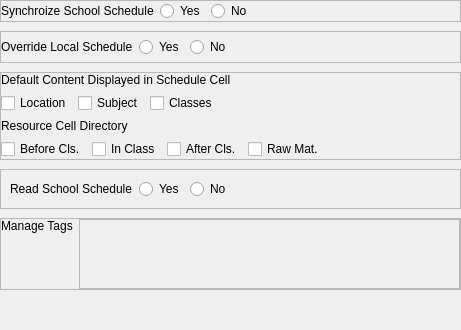
         <widget class="QWidget" name="page_4">
          <layout class="QVBoxLayout" name="verticalLayout_14">
           <property name="spacing">
            <number>9</number>
           </property>
           <property name="leftMargin">
            <number>0</number>
           </property>
           <property name="topMargin">
            <number>0</number>
           </property>
           <property name="rightMargin">
            <number>0</number>
           </property>
           <property name="bottomMargin">
            <number>0</number>
           </property>
           <item>
            <widget class="QFrame" name="frmSSS">
             <property name="styleSheet">
              <string notr="true">token</string>
             </property>
             <property name="frameShape">
              <enum>QFrame::StyledPanel</enum>
             </property>
             <property name="frameShadow">
              <enum>QFrame::Raised</enum>
             </property>
             <layout class="QHBoxLayout" name="horizontalLayout_16">
              <property name="leftMargin">
               <number>0</number>
              </property>
              <property name="topMargin">
               <number>0</number>
              </property>
              <property name="rightMargin">
               <number>0</number>
              </property>
              <property name="bottomMargin">
               <number>0</number>
              </property>
              <item>
               <widget class="QLabel" name="label_16">
                <property name="styleSheet">
                 <string notr="true">key</string>
                </property>
                <property name="text">
                 <string>Synchroize School Schedule</string>
                </property>
               </widget>
              </item>
              <item>
               <widget class="QRadioButton" name="rdo_sync_yes">
                <property name="styleSheet">
                 <string notr="true">checkbox</string>
                </property>
                <property name="text">
                 <string>Yes</string>
                </property>
               </widget>
              </item>
              <item>
               <widget class="QRadioButton" name="rdo_sync_no">
                <property name="styleSheet">
                 <string notr="true">checkbox</string>
                </property>
                <property name="text">
                 <string>No</string>
                </property>
               </widget>
              </item>
              <item>
               <spacer name="horizontalSpacer_10">
                <property name="orientation">
                 <enum>Qt::Horizontal</enum>
                </property>
                <property name="sizeHint" stdset="0">
                 <size>
                  <width>40</width>
                  <height>20</height>
                 </size>
                </property>
               </spacer>
              </item>
             </layout>
            </widget>
           </item>
           <item>
            <widget class="QFrame" name="frmOLS">
             <property name="styleSheet">
              <string notr="true">token</string>
             </property>
             <property name="frameShape">
              <enum>QFrame::StyledPanel</enum>
             </property>
             <property name="frameShadow">
              <enum>QFrame::Raised</enum>
             </property>
             <layout class="QHBoxLayout" name="horizontalLayout_15">
              <property name="leftMargin">
               <number>0</number>
              </property>
              <property name="topMargin">
               <number>5</number>
              </property>
              <property name="rightMargin">
               <number>0</number>
              </property>
              <property name="bottomMargin">
               <number>5</number>
              </property>
              <item>
               <widget class="QLabel" name="label_17">
                <property name="styleSheet">
                 <string notr="true">key</string>
                </property>
                <property name="text">
                 <string>Override Local Schedule</string>
                </property>
               </widget>
              </item>
              <item>
               <widget class="QRadioButton" name="rdo_override_yes">
                <property name="styleSheet">
                 <string notr="true">checkbox</string>
                </property>
                <property name="text">
                 <string>Yes</string>
                </property>
               </widget>
              </item>
              <item>
               <widget class="QRadioButton" name="rdo_override_no">
                <property name="styleSheet">
                 <string notr="true">checkbox</string>
                </property>
                <property name="text">
                 <string>No</string>
                </property>
               </widget>
              </item>
              <item>
               <spacer name="horizontalSpacer_11">
                <property name="orientation">
                 <enum>Qt::Horizontal</enum>
                </property>
                <property name="sizeHint" stdset="0">
                 <size>
                  <width>229</width>
                  <height>20</height>
                 </size>
                </property>
               </spacer>
              </item>
             </layout>
            </widget>
           </item>
           <item>
            <widget class="QFrame" name="frmMis2">
             <property name="styleSheet">
              <string notr="true">token</string>
             </property>
             <property name="frameShape">
              <enum>QFrame::StyledPanel</enum>
             </property>
             <property name="frameShadow">
              <enum>QFrame::Raised</enum>
             </property>
             <layout class="QVBoxLayout" name="verticalLayout_12">
              <property name="leftMargin">
               <number>0</number>
              </property>
              <property name="topMargin">
               <number>0</number>
              </property>
              <property name="rightMargin">
               <number>0</number>
              </property>
              <property name="bottomMargin">
               <number>0</number>
              </property>
              <item>
               <widget class="QLabel" name="label_18">
                <property name="styleSheet">
                 <string notr="true">key</string>
                </property>
                <property name="text">
                 <string>Default Content Displayed in Schedule Cell</string>
                </property>
               </widget>
              </item>
              <item>
               <layout class="QHBoxLayout" name="horizontalLayout_13">
                <item>
                 <widget class="QCheckBox" name="chkLocation">
                  <property name="text">
                   <string>Location</string>
                  </property>
                  <attribute name="buttonGroup">
                   <string notr="true">buttonGroup</string>
                  </attribute>
                 </widget>
                </item>
                <item>
                 <widget class="QCheckBox" name="chkSubject">
                  <property name="text">
                   <string>Subject</string>
                  </property>
                  <attribute name="buttonGroup">
                   <string notr="true">buttonGroup</string>
                  </attribute>
                 </widget>
                </item>
                <item>
                 <widget class="QCheckBox" name="chkClass">
                  <property name="text">
                   <string>Classes</string>
                  </property>
                  <attribute name="buttonGroup">
                   <string notr="true">buttonGroup</string>
                  </attribute>
                 </widget>
                </item>
                <item>
                 <spacer name="horizontalSpacer_12">
                  <property name="orientation">
                   <enum>Qt::Horizontal</enum>
                  </property>
                  <property name="sizeHint" stdset="0">
                   <size>
                    <width>40</width>
                    <height>20</height>
                   </size>
                  </property>
                 </spacer>
                </item>
               </layout>
              </item>
              <item>
               <widget class="QLabel" name="label_19">
                <property name="styleSheet">
                 <string notr="true">key</string>
                </property>
                <property name="text">
                 <string>Resource Cell Directory</string>
                </property>
               </widget>
              </item>
              <item>
               <layout class="QHBoxLayout" name="horizontalLayout_14">
                <item>
                 <widget class="QCheckBox" name="chkBeforeClass">
                  <property name="text">
                   <string>Before Cls.</string>
                  </property>
                  <attribute name="buttonGroup">
                   <string notr="true">buttonGroup_2</string>
                  </attribute>
                 </widget>
                </item>
                <item>
                 <widget class="QCheckBox" name="chkInClass">
                  <property name="text">
                   <string>In Class</string>
                  </property>
                  <attribute name="buttonGroup">
                   <string notr="true">buttonGroup_2</string>
                  </attribute>
                 </widget>
                </item>
                <item>
                 <widget class="QCheckBox" name="chkAfterClass">
                  <property name="text">
                   <string>After Cls.</string>
                  </property>
                  <attribute name="buttonGroup">
                   <string notr="true">buttonGroup_2</string>
                  </attribute>
                 </widget>
                </item>
                <item>
                 <widget class="QCheckBox" name="chkRawMaterial">
                  <property name="styleSheet">
                   <string notr="true">last</string>
                  </property>
                  <property name="text">
                   <string>Raw Mat.</string>
                  </property>
                  <attribute name="buttonGroup">
                   <string notr="true">buttonGroup_2</string>
                  </attribute>
                 </widget>
                </item>
                <item>
                 <spacer name="horizontalSpacer_13">
                  <property name="orientation">
                   <enum>Qt::Horizontal</enum>
                  </property>
                  <property name="sizeHint" stdset="0">
                   <size>
                    <width>40</width>
                    <height>20</height>
                   </size>
                  </property>
                 </spacer>
                </item>
               </layout>
              </item>
             </layout>
            </widget>
           </item>
           <item>
            <widget class="QFrame" name="frmMis3">
             <property name="styleSheet">
              <string notr="true">token</string>
             </property>
             <property name="frameShape">
              <enum>QFrame::StyledPanel</enum>
             </property>
             <property name="frameShadow">
              <enum>QFrame::Raised</enum>
             </property>
             <layout class="QHBoxLayout" name="horizontalLayout_17">
              <item>
               <widget class="QLabel" name="label_20">
                <property name="styleSheet">
                 <string notr="true">key</string>
                </property>
                <property name="text">
                 <string>Read School Schedule</string>
                </property>
               </widget>
              </item>
              <item>
               <widget class="QRadioButton" name="rdo_read_yes">
                <property name="styleSheet">
                 <string notr="true">checkbox</string>
                </property>
                <property name="text">
                 <string>Yes</string>
                </property>
               </widget>
              </item>
              <item>
               <widget class="QRadioButton" name="rdo_read_no">
                <property name="styleSheet">
                 <string notr="true">checkbox</string>
                </property>
                <property name="text">
                 <string>No</string>
                </property>
               </widget>
              </item>
              <item>
               <spacer name="horizontalSpacer_14">
                <property name="orientation">
                 <enum>Qt::Horizontal</enum>
                </property>
                <property name="sizeHint" stdset="0">
                 <size>
                  <width>40</width>
                  <height>20</height>
                 </size>
                </property>
               </spacer>
              </item>
             </layout>
            </widget>
           </item>
           <item>
            <widget class="QFrame" name="frmManageTags">
             <property name="styleSheet">
              <string notr="true">token</string>
             </property>
             <property name="frameShape">
              <enum>QFrame::StyledPanel</enum>
             </property>
             <property name="frameShadow">
              <enum>QFrame::Raised</enum>
             </property>
             <layout class="QHBoxLayout" name="horizontalLayout_18">
              <property name="leftMargin">
               <number>0</number>
              </property>
              <property name="topMargin">
               <number>0</number>
              </property>
              <property name="rightMargin">
               <number>0</number>
              </property>
              <property name="bottomMargin">
               <number>0</number>
              </property>
              <item>
               <layout class="QVBoxLayout" name="verticalLayout_13">
                <item>
                 <widget class="QLabel" name="label_21">
                  <property name="styleSheet">
                   <string notr="true">key</string>
                  </property>
                  <property name="text">
                   <string>Manage Tags</string>
                  </property>
                 </widget>
                </item>
                <item>
                 <spacer name="verticalSpacer_3">
                  <property name="orientation">
                   <enum>Qt::Vertical</enum>
                  </property>
                  <property name="sizeHint" stdset="0">
                   <size>
                    <width>20</width>
                    <height>40</height>
                   </size>
                  </property>
                 </spacer>
                </item>
               </layout>
              </item>
              <item>
               <widget class="QScrollArea" name="scrollArea">
                <property name="maximumSize">
                 <size>
                  <width>16777215</width>
                  <height>16777215</height>
                 </size>
                </property>
                <property name="verticalScrollBarPolicy">
                 <enum>Qt::ScrollBarAsNeeded</enum>
                </property>
                <property name="horizontalScrollBarPolicy">
                 <enum>Qt::ScrollBarAlwaysOff</enum>
                </property>
                <property name="widgetResizable">
                 <bool>true</bool>
                </property>
                <property name="alignment">
                 <set>Qt::AlignLeading|Qt::AlignLeft|Qt::AlignTop</set>
                </property>
                <widget class="QWidget" name="scrollAreaWidgetContents">
                 <property name="geometry">
                  <rect>
                   <x>0</x>
                   <y>0</y>
                   <width>27</width>
                   <height>16</height>
                  </rect>
                 </property>
                 <layout class="QHBoxLayout" name="horizontalLayout_19">
                  <property name="leftMargin">
                   <number>0</number>
                  </property>
                  <property name="topMargin">
                   <number>0</number>
                  </property>
                  <property name="rightMargin">
                   <number>0</number>
                  </property>
                  <property name="bottomMargin">
                   <number>0</number>
                  </property>
                  <item>
                   <widget class="QFrame" name="frmTags">
                    <property name="frameShape">
                     <enum>QFrame::NoFrame</enum>
                    </property>
                    <property name="frameShadow">
                     <enum>QFrame::Raised</enum>
                    </property>
                   </widget>
                  </item>
                 </layout>
                </widget>
               </widget>
              </item>
             </layout>
            </widget>
           </item>
           <item>
            <spacer name="verticalSpacer">
             <property name="orientation">
              <enum>Qt::Vertical</enum>
             </property>
             <property name="sizeHint" stdset="0">
              <size>
               <width>20</width>
               <height>40</height>
              </size>
             </property>
            </spacer>
           </item>
          </layout>
         </widget>
